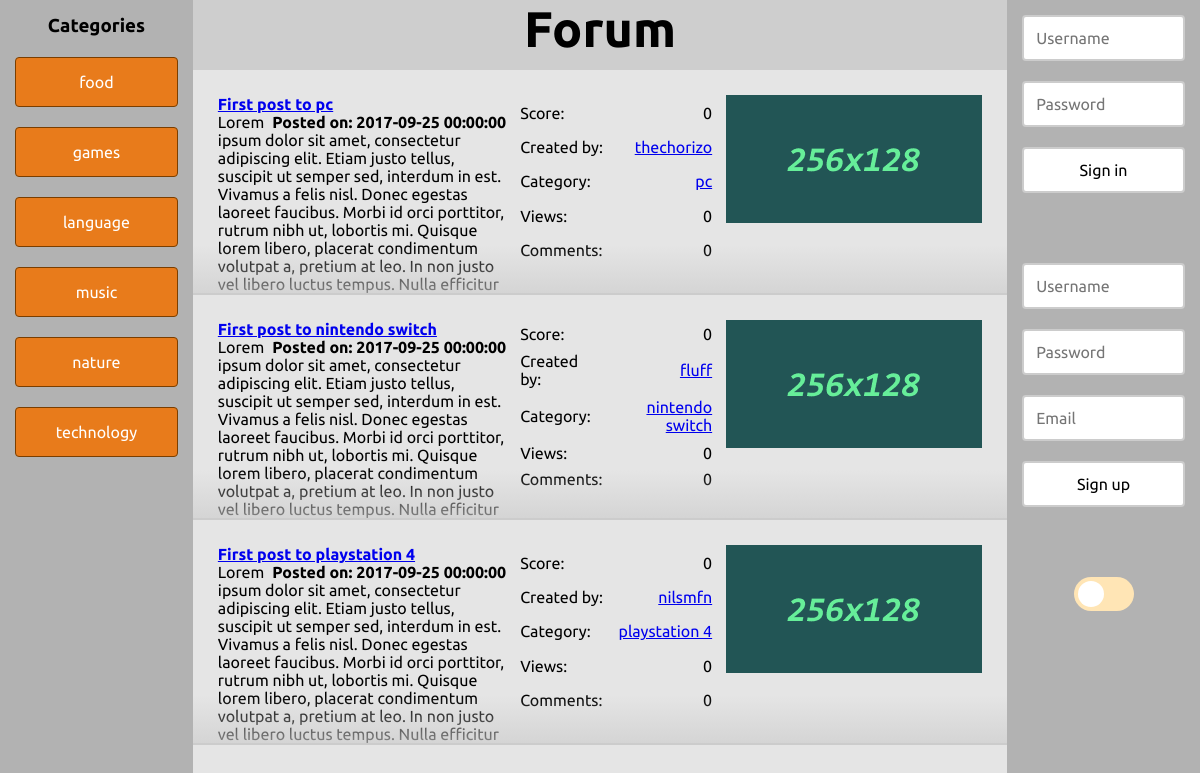
Page /?view=category&id=6 on the committed database.
### tables this page shows
CREATE TABLE category (
	category_id INT(8) NOT NULL AUTO_INCREMENT,
	category_name VARCHAR(255) NOT NULL,
	UNIQUE INDEX category_name_unique_key (category_name),
	PRIMARY KEY (category_id)
);

CREATE TABLE post (
	post_id INT(8) NOT NULL AUTO_INCREMENT,
    post_subject VARCHAR(255) NOT NULL,
	post_content TEXT NOT NULL,
	post_date DATETIME NOT NULL,
	post_category INT(8) NOT NULL,
	post_creator INT(8) NOT NULL,
	post_score INT(8) NOT NULL DEFAULT 0,
	PRIMARY KEY (post_id)
);

CREATE TABLE user (
	user_id INT(8) NOT NULL AUTO_INCREMENT,
	user_name VARCHAR(30) NOT NULL,
    user_password VARCHAR(255) NOT NULL,
	user_email VARCHAR(255) NOT NULL,
	user_date	DATE NOT NULL,
	user_score INT(8) NOT NULL DEFAULT 0,
	UNIQUE INDEX user_name_unique_key (user_name),
	PRIMARY KEY (user_id)
);

CREATE TABLE subcategory (
	subcategory_id INT(8) NOT NULL AUTO_INCREMENT,
	subcategory_parent INT(8) NOT NULL,
	subcategory_name VARCHAR(255) NOT NULL,
	UNIQUE INDEX subcategory_name_unique_key (subcategory_name),
	PRIMARY KEY (subcategory_id)
);

### htdocs/model/categorymodel.php (called while the page is built)
<?php
class CategoryModel {
  function __construct($db) {
    $this->db = $db;
  }
  public function listCategories() {
    $sql = "SELECT category_id AS id, category_name AS name FROM category";
    return $this->db->select($sql);
  }
  public function listSubcategories($category) {
    $sql = "SELECT subcategory_id AS id, subcategory_name AS name FROM subcategory WHERE subcategory_parent = $category";
    return $this->db->select($sql);
  }
  public function listAll() {
    $res = array();
    $cats = $this->listCategories();
    for($i = 0; $i < count($cats); $i++) {
      $res[$i] = array($cats[$i], $this->listSubcategories($cats[$i]->id));
    }
    return $res;
  }
}
?>

### htdocs/model/db.php (called while the page is built, shortened)
<?php
class DB {
  protected static $conn;
  public function connect() {
    if(!isset(self::$conn)) {
      self::$conn = new mysqli(DB_HOST, DB_USER, DB_PASS, DB_NAME);
    }
    return self::$conn;
  }
  public function query($query) {
    $conn = $this->connect();
    $res = $conn->query($query);
    return $res;
  }
  public function select($query) {
    $res = $this->query($query);
    $rows = array();
    if($res->num_rows > 0) {
      while($row = $res->fetch_object()) {
        $rows[] = $row;
      }
    }
    return $rows;
  }
}
?>

### htdocs/controller/postcontroller.php (called while the page is built, shortened)
<?php
class PostController {
  private $model;
  function __construct($model) {
    $this->model = $model;
  }
  public function getPostList() {
    if(isset($_GET["view"])) {
      if($_GET["view"] == "category") return $this->model->listFromCat($_GET["id"]);
      else if($_GET["view"] == "subcategory") return $this->model->listFromSubCat($_GET["id"]);
    }
    else return $this->model->listAll();
  }
}
?>

### htdocs/model/postmodel.php (called while the page is built, shortened)
<?php
class PostModel {
  private $db;
  function __construct($db) {
    $this->db = $db;
  }
  public function listFromCat($cat) {
    $sql =
      "SELECT
        p.post_id AS id,
        p.post_subject AS subject,
        p.post_content AS content,
        p.post_date AS date,
        p.post_category AS category,
        p.post_creator AS creator,
        p.post_score AS score,
        sc.subcategory_name AS category_name,
        u.user_name AS creator_name,
        (SELECT COUNT(*) FROM postview WHERE post = p.post_id) AS views,
        (SELECT COUNT(*) FROM comment WHERE comment_post = p.post_id) AS num_comments,
        (SELECT img_url FROM postimg WHERE img_post = p.post_id LIMIT 1) AS img
      FROM
        post AS p INNER JOIN subcategory AS sc ON p.post_category = sc.subcategory_id INNER JOIN user AS u ON p.post_creator = u.user_id
      WHERE sc.subcategory_parent = $cat";
    return $this->db->select($sql);
  }
}
?>

### htdocs/view/categorylist.php (the view, shortened to what this page needs)
<?php
require_once "model/categorymodel.php";
$catmdl = new CategoryModel($db);
$catlist = $catmdl->listAll();
?>
<ul id="category-list">
  <?php
  foreach($catlist as $c) :
  ?>
    <li>
      <a href="/?view=category&id=<?= $c[0]->id ?>" class="button orange"><?= $c[0]->name ?></a>
    </li>
  <?php
  endforeach;
  ?>
</ul>

### htdocs/view/postlist.php
<?php
require_once "model/postmodel.php";
require_once "controller/postcontroller.php";
require_once "libs/parsedown.php";
if(!isset($postmdl)) $postmdl = new PostModel($db);
if(!isset($postctrl)) $postctrl = new PostController($postmdl);
$parsedown = new Parsedown();
$plist = $postctrl->getPostList($postmdl);
?>
<ul id="category-list">
  <?php
  foreach($plist as $p) :
    $p->content = $parsedown->text($p->content);
  ?>
    <div class="post">
      <div class="post-content">
        <span class="post-header"><a href="/?view=post&id=<?= $p->id ?>"><?= $p->subject ?></a></span>
        <span class="post-date">Posted on: <time><?= $p->date ?></time></span>
        <p class="post-preview"><?= $p->content ?></p>
      </div>
      <table class="post-data">
        <tr class='post-score'>
          <td>Score:</td>
          <td><?= $p->score ?></td>
        </tr>
        <tr class='post_creator'>
          <td>Created by:</td>
          <td><a href="/?view=user&id=<?= $p->creator ?>"><?= $p->creator_name ?></a></td>
        </tr>
        <tr class='post-category'>
          <td>Category:</td>
          <td><a href="/?view=subcategory&id=<?= $p->category ?>"><?= $p->category_name ?></a></td>
        </tr>
        <tr class='post-views'>
          <td>Views:</td>
          <td><?= $p->views ?></td>
        </tr>
        <tr class='post-comments'>
          <td>Comments:</td>
          <td><?= $p->num_comments ?></td>
        </tr>
      </table>
      <img class="post-thumbnail" src="<?= !empty($p->img) ? $p->img : "/img/post-img-def.png" ?>" alt="post-thumbnail" />
    </div>
  <?php
  endforeach;
  ?>
</ul>

### htdocs/libs/parsedown.php (shortened to what this page needs)
<?php
class Parsedown
{
    protected $breaksEnabled;
    protected function unmarkedText($text)
    {
        if ($this->breaksEnabled)
        {
            $text = preg_replace('/[ ]*\n/', "<br />\n", $text);
        }
        else
        {
            $text = preg_replace('/(?:[ ][ ]+|[ ]*\\\\)\n/', "<br />\n", $text);
            $text = str_replace(" \n", "\n", $text);
        }
        return $text;
    }
}

### htdocs/css/main.css (style rules this page uses)
* { margin: 0; padding: 0; font-family: "Ubuntu", sans-serif; }
html { background-color: #fff; color: #000; transition-duration: 0.4s; }
body { overflow: hidden; }

### htdocs/css/forum.css (style rules this page uses)
#category-list, #category-list ul { list-style-type: none; }
#left .button { width: 100%; margin: 20px 0 0 0; }
.post { display: flex; box-sizing: border-box; padding: 25px; border-bottom: 2px solid #ccc; max-height: 225px; overflow: hidden; position: relative; }
.post:before { content: ''; width: 100%; height: 100%; position: absolute; left: 0; top: 25px; background: linear-gradient(transparent 150px, #ccc); pointer-events: none; }
.post-content { flex: 1; text-align: left; }
.post-header { font-weight: bolder; }
.post-date { float: right; font-weight: bold; }
.post-data { text-align: left; margin-left: 10px; margin-right: 10px; width: 200px; }
.post-data td { padding: 2px; }
.post-data tr td:last-child { text-align: right; }
.post-thumbnail { background-color: #000; width: 256px; height: 128px; float: right; text-align: center; }

### htdocs/css/misc.css (style rules this page uses)
.button { background-color: #f1f1f1; border: 1px solid #f2f2f2; color: #000; border-radius: 4px; padding: 15px 32px; text-align: center; text-decoration: none; display: inline-block; font-size: 16px; cursor: pointer; transition-duration: 0.4s; box-sizing: border-box; }
.orange { background-color: #e87b1b; border: 1px solid #7a3e00; color: #fff; }

### rows in the picture
category: category_name "food"
category: category_name "games"
category: category_name "language"
category: category_name "music"
category: category_name "nature"
category: category_name "technology"
post: post_subject "First post to pc", post_date "2017-09-25 00:00:00", post_score "0", post_creator.user_name "thechorizo", post_category.subcategory_name "pc", views "0", num_comments "0"
post: post_subject "First post to nintendo switch", post_date "2017-09-25 00:00:00", post_score "0", post_creator.user_name "fluff", post_category.subcategory_name "nintendo switch", views "0", num_comments "0"
post: post_subject "First post to playstation 4", post_date "2017-09-25 00:00:00", post_score "0", post_creator.user_name "nilsmfn", post_category.subcategory_name "playstation 4", views "0", num_comments "0"
